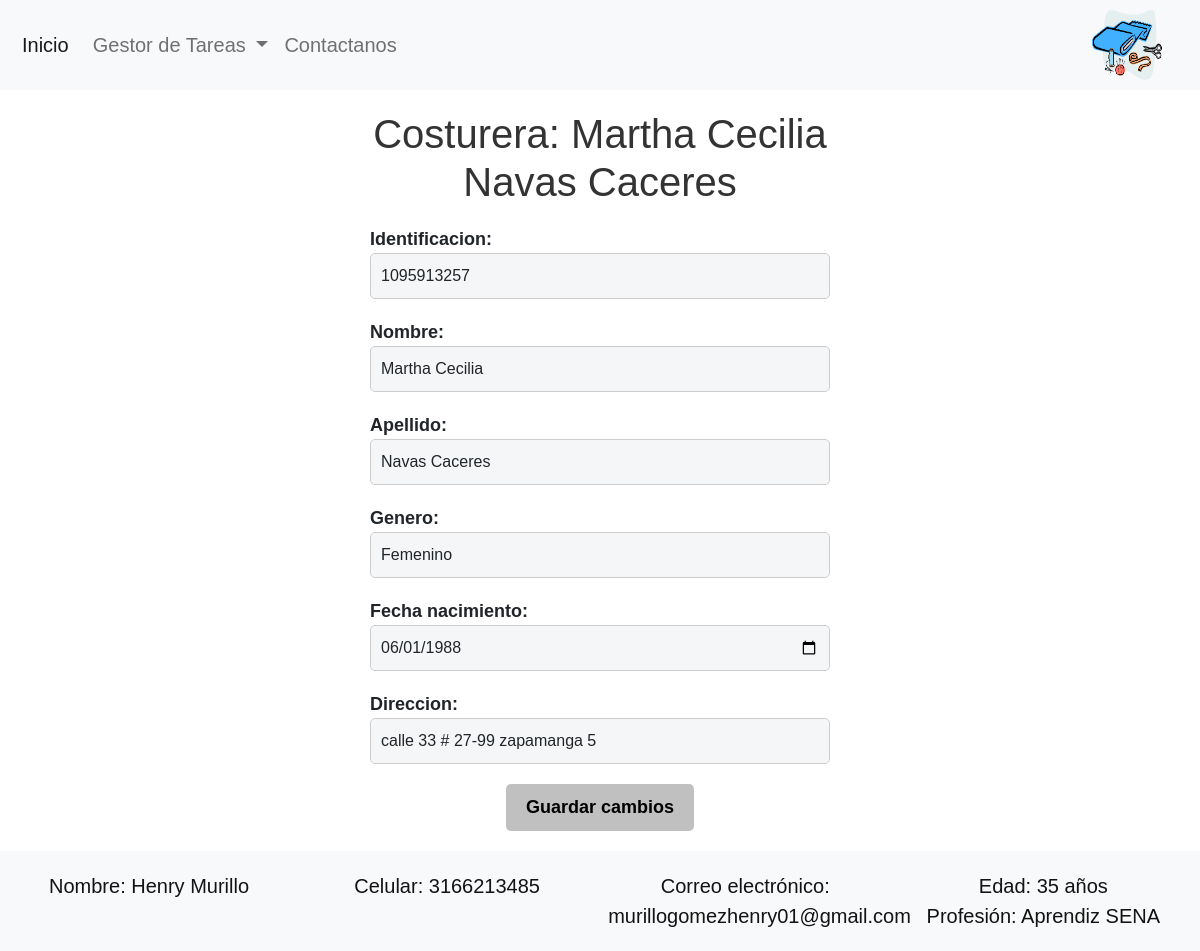
Page /modificar_costureras/1095913257/ on the committed database.
### fabrica/models.py (models this page shows, shortened)
class Costureras(models.Model):
    GENERO_CHOICES = [
        ('M', 'Masculino'),
        ('F', 'Femenino'),
        ('O', 'Otro'),
    ]
    identificacion = models.CharField(primary_key=True, max_length=50)
    nombre = models.CharField(max_length=100)
    apellido = models.CharField(max_length=100)
    fecha_nacimiento = models.DateField()
    direccion = models.CharField(max_length=200)
    genero = models.CharField(max_length=1, choices=GENERO_CHOICES)

### fabrica/views.py (the view)
# urls.py: path('modificar_costureras/<str:identificacion>/', views.modificar_costurera, name='modificar_costurera'),
def modificar_costurera(request, identificacion):
    costurera = get_object_or_404(Costureras, identificacion=identificacion)
    if request.method == 'POST':
        form = CostureraForm(request.POST, instance=costurera)
        if form.is_valid():
            form.save()
            return redirect('listar_costureras')
    else:
        form = CostureraForm(instance=costurera)
    return render(request, 'modificar_costurera.html', {'form': form, 'costurera': costurera})

### fabrica/forms.py (shortened to what this page needs)
class CostureraForm(forms.ModelForm):
    class Meta:
        model = Costureras
        fields = ['identificacion', 'nombre', 'apellido','genero', 'fecha_nacimiento', 'direccion']
        widgets = {
            'identificacion': forms.TextInput(attrs={'class': 'form-control bg-color','autocomplete': 'off'}),
            'nombre': forms.TextInput(attrs={'class': 'form-control bg-color','autocomplete': 'off'}),
            'apellido': forms.TextInput(attrs={'class': 'form-control bg-color','autocomplete': 'off'}),
            'genero': forms.Select(attrs={'class': 'form-control bg-color'}),
            'fecha_nacimiento': forms.DateInput(attrs={'class': 'form-control bg-color', 'type': 'date'}),
            'direccion': forms.TextInput(attrs={'class': 'form-control bg-color','autocomplete': 'off'}),
        }
        attrs = {'id': 'costurera-form'}

### templates/modificar_costurera.html (shortened to what this page needs)
{% extends "layouts/app.html" %}
{% block content %}
<div class="form-container">
    <h1>Costurera: {{ costurera.nombre }} {{ costurera.apellido }}</h1>
    <form method="post">
        {{ form.as_p }}
        <button type="submit">Guardar cambios</button>
    </form>
{% endblock %}

### static/styles.css (style rules this page uses)
* { box-sizing: border-box; padding: 0; margin: 0; }
body { display: flex; flex-direction: column; min-height: 100vh; margin: 0; position: relative; font-family: 'Roboto', sans-serif; font-size: 20px; }
.form-control { width: 100%; padding: 10px; margin-bottom: 20px; border: 1px solid #ccc; border-radius: 5px; box-sizing: border-box; background-color: #f0f0f0; }
.form-container { max-width: 500px; margin: 0 auto; padding: 20px; font-size: 18px; font-weight: bold; font-family: Arial, sans-serif; }
.form-container h1 { text-align: center; color: #333; margin-bottom: 20px; }
.form-container button[type="submit"] { background-color: #c0c0c0; color: black; font-weight: bold; padding: 10px 20px; border: none; border-radius: 5px; cursor: pointer; display: block; margin: 0 auto; }
.bg-color { background-color: #f5f6f7; }
.form-container { width: 45%; padding: 20px; box-sizing: border-box; }

### rows in the picture
Costureras: nombre "Martha Cecilia", apellido "Navas Caceres", identificacion "1095913257", genero "Femenino", fecha_nacimiento "06/01/1988", direccion "calle 33 # 27-99 zapamanga 5"
